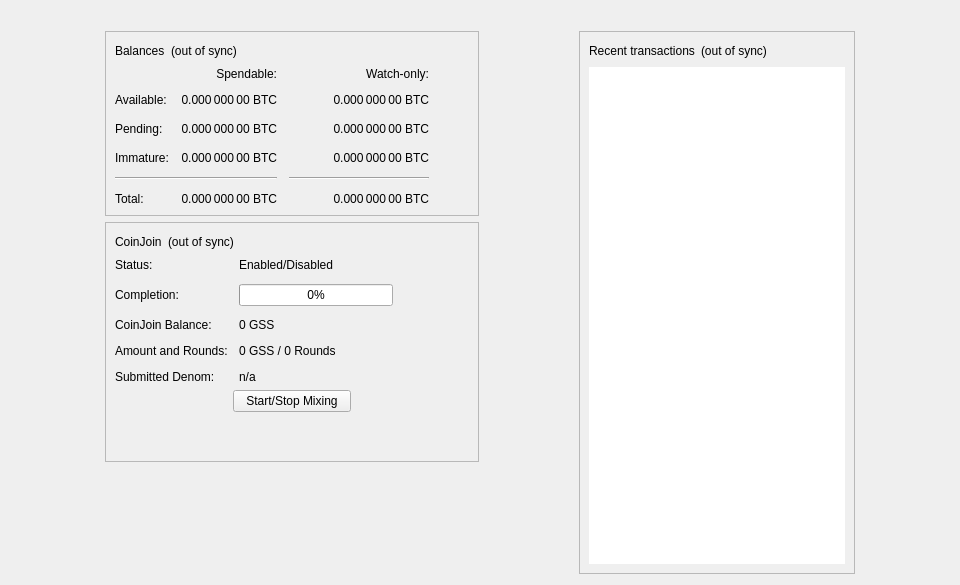
<?xml version="1.0" encoding="UTF-8"?>
<ui version="4.0">
 <class>OverviewPage</class>
 <widget class="QWidget" name="OverviewPage">
  <property name="geometry">
   <rect>
    <x>0</x>
    <y>0</y>
    <width>960</width>
    <height>585</height>
   </rect>
  </property>
  <property name="minimumSize">
   <size>
    <width>960</width>
    <height>0</height>
   </size>
  </property>
  <property name="windowTitle">
   <string>Form</string>
  </property>
  <layout class="QVBoxLayout" name="topLayout">
   <item>
    <widget class="QLabel" name="labelAlerts">
     <property name="visible">
      <bool>false</bool>
     </property>
     <property name="wordWrap">
      <bool>true</bool>
     </property>
     <property name="margin">
      <number>3</number>
     </property>
     <property name="textInteractionFlags">
      <set>Qt::TextSelectableByMouse</set>
     </property>
    </widget>
   </item>
   <item>
    <layout class="QHBoxLayout" name="horizontalLayout" stretch="1,0,1,0,1">
     <item>
      <spacer name="horizontalSpacerLeft">
       <property name="orientation">
        <enum>Qt::Horizontal</enum>
       </property>
       <property name="sizeType">
        <enum>QSizePolicy::Preferred</enum>
       </property>
       <property name="sizeHint" stdset="0">
        <size>
         <width>10</width>
         <height>20</height>
        </size>
       </property>
      </spacer>
     </item>
     <item>
      <layout class="QVBoxLayout" name="verticalLayout_2">
       <item>
        <widget class="QFrame" name="frame">
         <property name="frameShape">
          <enum>QFrame::StyledPanel</enum>
         </property>
         <property name="frameShadow">
          <enum>QFrame::Raised</enum>
         </property>
         <layout class="QVBoxLayout" name="verticalLayout_4">
          <item>
           <layout class="QHBoxLayout" name="horizontalLayout_4">
            <item>
             <widget class="QLabel" name="label_5">
              <property name="text">
               <string>Balances</string>
              </property>
             </widget>
            </item>
            <item>
             <widget class="QLabel" name="labelWalletStatus">
              <property name="toolTip">
               <string>The displayed information may be out of date. Your wallet automatically synchronizes with the Gaussai network after a connection is established, but this process has not completed yet.</string>
              </property>
              <property name="text">
               <string notr="true">(out of sync)</string>
              </property>
              <property name="alignment">
               <set>Qt::AlignLeading|Qt::AlignLeft|Qt::AlignVCenter</set>
              </property>
             </widget>
            </item>
            <item>
             <spacer name="horizontalSpacer_3">
              <property name="orientation">
               <enum>Qt::Horizontal</enum>
              </property>
              <property name="sizeHint" stdset="0">
               <size>
                <width>40</width>
                <height>20</height>
               </size>
              </property>
             </spacer>
            </item>
           </layout>
          </item>
          <item>
           <layout class="QGridLayout" name="gridLayout">
            <property name="spacing">
             <number>12</number>
            </property>
            <item row="2" column="2">
             <widget class="QLabel" name="labelWatchPending">
              <property name="cursor">
               <cursorShape>IBeamCursor</cursorShape>
              </property>
              <property name="toolTip">
               <string>Unconfirmed transactions to watch-only addresses</string>
              </property>
              <property name="text">
               <string notr="true">0.000 000 00 BTC</string>
              </property>
              <property name="alignment">
               <set>Qt::AlignRight|Qt::AlignTrailing|Qt::AlignVCenter</set>
              </property>
              <property name="textInteractionFlags">
               <set>Qt::LinksAccessibleByMouse|Qt::TextSelectableByKeyboard|Qt::TextSelectableByMouse</set>
              </property>
             </widget>
            </item>
            <item row="2" column="1">
             <widget class="QLabel" name="labelUnconfirmed">
              <property name="cursor">
               <cursorShape>IBeamCursor</cursorShape>
              </property>
              <property name="toolTip">
               <string>Total of transactions that have yet to be confirmed, and do not yet count toward the spendable balance</string>
              </property>
              <property name="text">
               <string notr="true">0.000 000 00 BTC</string>
              </property>
              <property name="alignment">
               <set>Qt::AlignRight|Qt::AlignTrailing|Qt::AlignVCenter</set>
              </property>
              <property name="textInteractionFlags">
               <set>Qt::LinksAccessibleByMouse|Qt::TextSelectableByKeyboard|Qt::TextSelectableByMouse</set>
              </property>
             </widget>
            </item>
            <item row="3" column="2">
             <widget class="QLabel" name="labelWatchImmature">
              <property name="cursor">
               <cursorShape>IBeamCursor</cursorShape>
              </property>
              <property name="toolTip">
               <string>Mined balance in watch-only addresses that has not yet matured</string>
              </property>
              <property name="text">
               <string notr="true">0.000 000 00 BTC</string>
              </property>
              <property name="alignment">
               <set>Qt::AlignRight|Qt::AlignTrailing|Qt::AlignVCenter</set>
              </property>
              <property name="textInteractionFlags">
               <set>Qt::LinksAccessibleByMouse|Qt::TextSelectableByKeyboard|Qt::TextSelectableByMouse</set>
              </property>
             </widget>
            </item>
            <item row="4" column="0" colspan="2">
             <widget class="Line" name="lineSpendableBalance">
              <property name="orientation">
               <enum>Qt::Horizontal</enum>
              </property>
             </widget>
            </item>
            <item row="4" column="2">
             <widget class="Line" name="lineWatchBalance">
              <property name="sizePolicy">
               <sizepolicy hsizetype="Preferred" vsizetype="Fixed">
                <horstretch>0</horstretch>
                <verstretch>0</verstretch>
               </sizepolicy>
              </property>
              <property name="minimumSize">
               <size>
                <width>140</width>
                <height>0</height>
               </size>
              </property>
              <property name="orientation">
               <enum>Qt::Horizontal</enum>
              </property>
             </widget>
            </item>
            <item row="5" column="0">
             <widget class="QLabel" name="labelTotalText">
              <property name="text">
               <string>Total:</string>
              </property>
             </widget>
            </item>
            <item row="3" column="1">
             <widget class="QLabel" name="labelImmature">
              <property name="cursor">
               <cursorShape>IBeamCursor</cursorShape>
              </property>
              <property name="toolTip">
               <string>Mined balance that has not yet matured</string>
              </property>
              <property name="text">
               <string notr="true">0.000 000 00 BTC</string>
              </property>
              <property name="alignment">
               <set>Qt::AlignRight|Qt::AlignTrailing|Qt::AlignVCenter</set>
              </property>
              <property name="textInteractionFlags">
               <set>Qt::LinksAccessibleByMouse|Qt::TextSelectableByKeyboard|Qt::TextSelectableByMouse</set>
              </property>
             </widget>
            </item>
            <item row="2" column="3">
             <spacer name="horizontalSpacer_2">
              <property name="orientation">
               <enum>Qt::Horizontal</enum>
              </property>
              <property name="sizeHint" stdset="0">
               <size>
                <width>40</width>
                <height>20</height>
               </size>
              </property>
             </spacer>
            </item>
            <item row="3" column="0">
             <widget class="QLabel" name="labelImmatureText">
              <property name="text">
               <string>Immature:</string>
              </property>
             </widget>
            </item>
            <item row="5" column="1">
             <widget class="QLabel" name="labelTotal">
              <property name="cursor">
               <cursorShape>IBeamCursor</cursorShape>
              </property>
              <property name="toolTip">
               <string>Your current total balance</string>
              </property>
              <property name="text">
               <string notr="true">0.000 000 00 BTC</string>
              </property>
              <property name="alignment">
               <set>Qt::AlignRight|Qt::AlignTrailing|Qt::AlignVCenter</set>
              </property>
              <property name="textInteractionFlags">
               <set>Qt::LinksAccessibleByMouse|Qt::TextSelectableByKeyboard|Qt::TextSelectableByMouse</set>
              </property>
             </widget>
            </item>
            <item row="5" column="2">
             <widget class="QLabel" name="labelWatchTotal">
              <property name="cursor">
               <cursorShape>IBeamCursor</cursorShape>
              </property>
              <property name="toolTip">
               <string>Current total balance in watch-only addresses</string>
              </property>
              <property name="text">
               <string notr="true">0.000 000 00 BTC</string>
              </property>
              <property name="alignment">
               <set>Qt::AlignRight|Qt::AlignTrailing|Qt::AlignVCenter</set>
              </property>
              <property name="textInteractionFlags">
               <set>Qt::LinksAccessibleByMouse|Qt::TextSelectableByKeyboard|Qt::TextSelectableByMouse</set>
              </property>
             </widget>
            </item>
            <item row="0" column="2">
             <widget class="QLabel" name="labelWatchonly">
              <property name="text">
               <string>Watch-only:</string>
              </property>
              <property name="alignment">
               <set>Qt::AlignRight|Qt::AlignTrailing|Qt::AlignVCenter</set>
              </property>
             </widget>
            </item>
            <item row="1" column="0">
             <widget class="QLabel" name="labelBalanceText">
              <property name="text">
               <string>Available:</string>
              </property>
             </widget>
            </item>
            <item row="1" column="1">
             <widget class="QLabel" name="labelBalance">
              <property name="cursor">
               <cursorShape>IBeamCursor</cursorShape>
              </property>
              <property name="toolTip">
               <string>Your current spendable balance</string>
              </property>
              <property name="text">
               <string notr="true">0.000 000 00 BTC</string>
              </property>
              <property name="alignment">
               <set>Qt::AlignRight|Qt::AlignTrailing|Qt::AlignVCenter</set>
              </property>
              <property name="textInteractionFlags">
               <set>Qt::LinksAccessibleByMouse|Qt::TextSelectableByKeyboard|Qt::TextSelectableByMouse</set>
              </property>
             </widget>
            </item>
            <item row="1" column="2">
             <widget class="QLabel" name="labelWatchAvailable">
              <property name="cursor">
               <cursorShape>IBeamCursor</cursorShape>
              </property>
              <property name="toolTip">
               <string>Your current balance in watch-only addresses</string>
              </property>
              <property name="text">
               <string notr="true">0.000 000 00 BTC</string>
              </property>
              <property name="alignment">
               <set>Qt::AlignRight|Qt::AlignTrailing|Qt::AlignVCenter</set>
              </property>
              <property name="textInteractionFlags">
               <set>Qt::LinksAccessibleByMouse|Qt::TextSelectableByKeyboard|Qt::TextSelectableByMouse</set>
              </property>
             </widget>
            </item>
            <item row="2" column="0">
             <widget class="QLabel" name="labelPendingText">
              <property name="text">
               <string>Pending:</string>
              </property>
             </widget>
            </item>
            <item row="0" column="1">
             <widget class="QLabel" name="labelSpendable">
              <property name="text">
               <string>Spendable:</string>
              </property>
              <property name="alignment">
               <set>Qt::AlignRight|Qt::AlignTrailing|Qt::AlignVCenter</set>
              </property>
             </widget>
            </item>
           </layout>
          </item>
         </layout>
        </widget>
       </item>
       <item>
        <widget class="QFrame" name="frameCoinJoin">
         <property name="layoutDirection">
          <enum>Qt::LeftToRight</enum>
         </property>
         <property name="frameShape">
          <enum>QFrame::StyledPanel</enum>
         </property>
         <property name="frameShadow">
          <enum>QFrame::Raised</enum>
         </property>
         <layout class="QVBoxLayout" name="VerticalLayout_PS1">
          <item>
           <layout class="QHBoxLayout" name="horizontalLayout_5">
            <item>
             <widget class="QLabel" name="labelCoinJoinHeader">
              <property name="text">
               <string notr="true">CoinJoin</string>
              </property>
             </widget>
            </item>
            <item>
             <widget class="QLabel" name="labelCoinJoinSyncStatus">
              <property name="toolTip">
               <string>The displayed information may be out of date. Your wallet automatically synchronizes with the Gaussai network after a connection is established, but this process has not completed yet.</string>
              </property>
              <property name="text">
               <string notr="true">(out of sync)</string>
              </property>
              <property name="alignment">
               <set>Qt::AlignLeading|Qt::AlignLeft|Qt::AlignVCenter</set>
              </property>
             </widget>
            </item>
            <item>
             <spacer name="horizontalSpacer_4">
              <property name="orientation">
               <enum>Qt::Horizontal</enum>
              </property>
              <property name="sizeHint" stdset="0">
               <size>
                <width>40</width>
                <height>20</height>
               </size>
              </property>
             </spacer>
            </item>
           </layout>
          </item>
          <item>
           <layout class="QFormLayout" name="coinJoinFormLayout">
            <property name="fieldGrowthPolicy">
             <enum>QFormLayout::AllNonFixedFieldsGrow</enum>
            </property>
            <property name="horizontalSpacing">
             <number>11</number>
            </property>
            <property name="verticalSpacing">
             <number>12</number>
            </property>
            <item row="0" column="0">
             <widget class="QLabel" name="labelCoinJoinEnabledText">
              <property name="text">
               <string>Status:</string>
              </property>
             </widget>
            </item>
            <item row="0" column="1">
             <widget class="QLabel" name="labelCoinJoinEnabled">
              <property name="text">
               <string>Enabled/Disabled</string>
              </property>
             </widget>
            </item>
            <item row="1" column="0">
             <widget class="QLabel" name="labelCompletitionText">
              <property name="text">
               <string>Completion:</string>
              </property>
             </widget>
            </item>
            <item row="1" column="1">
             <widget class="QProgressBar" name="coinJoinProgress">
              <property name="maximumSize">
               <size>
                <width>154</width>
                <height>16777215</height>
               </size>
              </property>
              <property name="value">
               <number>0</number>
              </property>
             </widget>
            </item>
            <item row="2" column="0">
             <widget class="QLabel" name="labelAnonymizedText">
              <property name="text">
               <string notr="true">CoinJoin Balance:</string>
              </property>
             </widget>
            </item>
            <item row="2" column="1">
             <widget class="QLabel" name="labelAnonymized">
              <property name="text">
               <string notr="true">0 GSS</string>
              </property>
             </widget>
            </item>
            <item row="3" column="0">
             <widget class="QLabel" name="labelAmountAndRoundsText">
              <property name="text">
               <string>Amount and Rounds:</string>
              </property>
             </widget>
            </item>
            <item row="3" column="1">
             <widget class="QLabel" name="labelAmountRounds">
              <property name="text">
               <string>0 GSS / 0 Rounds</string>
              </property>
             </widget>
            </item>
            <item row="4" column="0">
             <widget class="QLabel" name="labelSubmittedDenomText">
              <property name="text">
               <string>Submitted Denom:</string>
              </property>
             </widget>
            </item>
            <item row="4" column="1">
             <widget class="QLabel" name="labelSubmittedDenom">
              <property name="toolTip">
               <string>The denominations you submitted to the Masternode.&lt;br&gt;To mix, other users must submit the exact same denominations.</string>
              </property>
              <property name="text">
               <string>n/a</string>
              </property>
              <property name="wordWrap">
               <bool>true</bool>
              </property>
             </widget>
            </item>
           </layout>
          </item>
          <item>
           <layout class="QVBoxLayout" name="VerticalLayout_PS">
            <item>
             <layout class="QHBoxLayout" name="horizontalLayout_3">
              <property name="topMargin">
               <number>0</number>
              </property>
              <item>
               <spacer name="horizontalSpacer_5">
                <property name="orientation">
                 <enum>Qt::Horizontal</enum>
                </property>
                <property name="sizeHint" stdset="0">
                 <size>
                  <width>40</width>
                  <height>20</height>
                 </size>
                </property>
               </spacer>
              </item>
              <item>
               <widget class="QPushButton" name="toggleCoinJoin">
                <property name="sizePolicy">
                 <sizepolicy hsizetype="MinimumExpanding" vsizetype="Fixed">
                  <horstretch>0</horstretch>
                  <verstretch>0</verstretch>
                 </sizepolicy>
                </property>
                <property name="text">
                 <string>Start/Stop Mixing</string>
                </property>
               </widget>
              </item>
              <item>
               <spacer name="horizontalSpacer_6">
                <property name="orientation">
                 <enum>Qt::Horizontal</enum>
                </property>
                <property name="sizeHint" stdset="0">
                 <size>
                  <width>40</width>
                  <height>20</height>
                 </size>
                </property>
               </spacer>
              </item>
             </layout>
            </item>
            <item>
             <spacer name="verticalSpacer_3">
              <property name="orientation">
               <enum>Qt::Vertical</enum>
              </property>
              <property name="sizeHint" stdset="0">
               <size>
                <width>20</width>
                <height>40</height>
               </size>
              </property>
             </spacer>
            </item>
           </layout>
          </item>
         </layout>
        </widget>
       </item>
       <item>
        <spacer name="verticalSpacer">
         <property name="orientation">
          <enum>Qt::Vertical</enum>
         </property>
         <property name="sizeHint" stdset="0">
          <size>
           <width>20</width>
           <height>40</height>
          </size>
         </property>
        </spacer>
       </item>
      </layout>
     </item>
     <item>
      <spacer name="horizontalSpacerCenter">
       <property name="orientation">
        <enum>Qt::Horizontal</enum>
       </property>
       <property name="sizeHint" stdset="0">
        <size>
         <width>10</width>
         <height>20</height>
        </size>
       </property>
      </spacer>
     </item>
     <item>
      <layout class="QVBoxLayout" name="verticalLayout_3">
       <item>
        <widget class="QFrame" name="frame_2">
         <property name="frameShape">
          <enum>QFrame::StyledPanel</enum>
         </property>
         <property name="frameShadow">
          <enum>QFrame::Raised</enum>
         </property>
         <layout class="QVBoxLayout" name="verticalLayout">
          <item>
           <layout class="QHBoxLayout" name="horizontalLayout_2">
            <item>
             <widget class="QLabel" name="label_4">
              <property name="text">
               <string>Recent transactions</string>
              </property>
             </widget>
            </item>
            <item>
             <widget class="QLabel" name="labelTransactionsStatus">
              <property name="toolTip">
               <string>The displayed information may be out of date. Your wallet automatically synchronizes with the Gaussai network after a connection is established, but this process has not completed yet.</string>
              </property>
              <property name="text">
               <string notr="true">(out of sync)</string>
              </property>
              <property name="alignment">
               <set>Qt::AlignLeading|Qt::AlignLeft|Qt::AlignVCenter</set>
              </property>
             </widget>
            </item>
            <item>
             <spacer name="horizontalSpacer">
              <property name="orientation">
               <enum>Qt::Horizontal</enum>
              </property>
              <property name="sizeHint" stdset="0">
               <size>
                <width>40</width>
                <height>20</height>
               </size>
              </property>
             </spacer>
            </item>
           </layout>
          </item>
          <item>
           <widget class="QListView" name="listTransactions">
            <property name="frameShape">
             <enum>QFrame::NoFrame</enum>
            </property>
            <property name="verticalScrollBarPolicy">
             <enum>Qt::ScrollBarAlwaysOff</enum>
            </property>
            <property name="horizontalScrollBarPolicy">
             <enum>Qt::ScrollBarAlwaysOff</enum>
            </property>
            <property name="selectionMode">
             <enum>QAbstractItemView::NoSelection</enum>
            </property>
           </widget>
          </item>
         </layout>
        </widget>
       </item>
      </layout>
     </item>
     <item>
      <spacer name="horizontalSpacerRight">
       <property name="orientation">
        <enum>Qt::Horizontal</enum>
       </property>
       <property name="sizeType">
        <enum>QSizePolicy::Preferred</enum>
       </property>
       <property name="sizeHint" stdset="0">
        <size>
         <width>10</width>
         <height>20</height>
        </size>
       </property>
      </spacer>
     </item>
    </layout>
   </item>
  </layout>
 </widget>
 <resources/>
 <connections/>
</ui>
